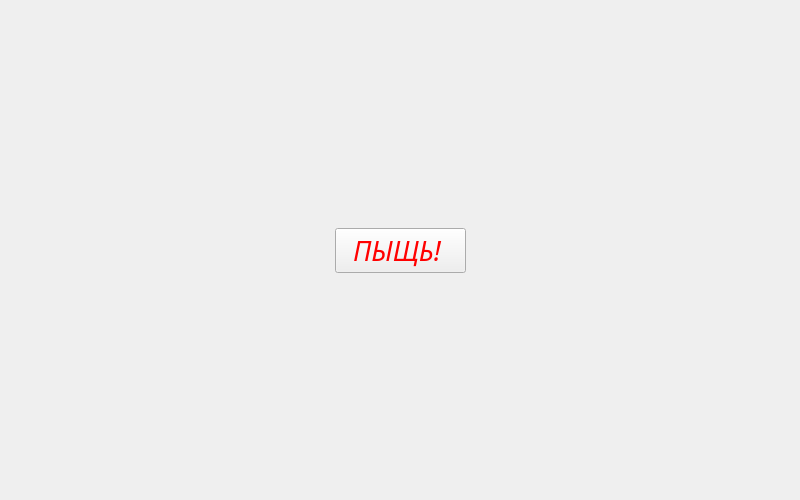
<?xml version="1.0" encoding="UTF-8"?>
<ui version="4.0">
 <class>MainWindow</class>
 <widget class="QMainWindow" name="MainWindow">
  <property name="geometry">
   <rect>
    <x>0</x>
    <y>0</y>
    <width>800</width>
    <height>500</height>
   </rect>
  </property>
  <property name="windowTitle">
   <string>ПЫЩЬ!</string>
  </property>
  <widget class="QWidget" name="centralWidget">
   <layout class="QVBoxLayout" name="verticalLayout">
    <item>
     <spacer name="verticalSpacer_2">
      <property name="orientation">
       <enum>Qt::Vertical</enum>
      </property>
      <property name="sizeHint" stdset="0">
       <size>
        <width>20</width>
        <height>40</height>
       </size>
      </property>
     </spacer>
    </item>
    <item>
     <layout class="QHBoxLayout" name="horizontalLayout">
      <item>
       <spacer name="horizontalSpacer">
        <property name="orientation">
         <enum>Qt::Horizontal</enum>
        </property>
        <property name="sizeHint" stdset="0">
         <size>
          <width>40</width>
          <height>20</height>
         </size>
        </property>
       </spacer>
      </item>
      <item>
       <widget class="QPushButton" name="pushButton">
        <property name="palette">
         <palette>
          <active>
           <colorrole role="ButtonText">
            <brush brushstyle="SolidPattern">
             <color alpha="255">
              <red>255</red>
              <green>0</green>
              <blue>0</blue>
             </color>
            </brush>
           </colorrole>
          </active>
          <inactive>
           <colorrole role="ButtonText">
            <brush brushstyle="SolidPattern">
             <color alpha="255">
              <red>255</red>
              <green>0</green>
              <blue>0</blue>
             </color>
            </brush>
           </colorrole>
          </inactive>
          <disabled>
           <colorrole role="ButtonText">
            <brush brushstyle="SolidPattern">
             <color alpha="255">
              <red>120</red>
              <green>120</green>
              <blue>120</blue>
             </color>
            </brush>
           </colorrole>
          </disabled>
         </palette>
        </property>
        <property name="font">
         <font>
          <family>Impact</family>
          <pointsize>20</pointsize>
          <italic>true</italic>
         </font>
        </property>
        <property name="text">
         <string>  ПЫЩЬ!   </string>
        </property>
       </widget>
      </item>
      <item>
       <spacer name="horizontalSpacer_2">
        <property name="orientation">
         <enum>Qt::Horizontal</enum>
        </property>
        <property name="sizeHint" stdset="0">
         <size>
          <width>40</width>
          <height>20</height>
         </size>
        </property>
       </spacer>
      </item>
     </layout>
    </item>
    <item>
     <spacer name="verticalSpacer">
      <property name="orientation">
       <enum>Qt::Vertical</enum>
      </property>
      <property name="sizeHint" stdset="0">
       <size>
        <width>20</width>
        <height>40</height>
       </size>
      </property>
     </spacer>
    </item>
   </layout>
  </widget>
 </widget>
 <layoutdefault spacing="6" margin="11"/>
 <resources/>
 <connections/>
</ui>
